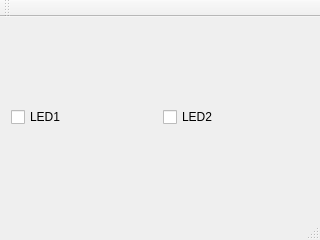
<?xml version="1.0" encoding="UTF-8"?>
<ui version="4.0">
 <class>ledtest</class>
 <widget class="QMainWindow" name="ledtest">
  <property name="geometry">
   <rect>
    <x>0</x>
    <y>0</y>
    <width>320</width>
    <height>240</height>
   </rect>
  </property>
  <property name="windowTitle">
   <string>ledtest</string>
  </property>
  <widget class="QWidget" name="centralWidget">
   <layout class="QVBoxLayout" name="verticalLayout">
    <item>
     <layout class="QGridLayout" name="gridLayout">
      <item row="0" column="1">
       <widget class="QCheckBox" name="checkBox_LED2">
        <property name="text">
         <string>LED2</string>
        </property>
       </widget>
      </item>
      <item row="0" column="0">
       <widget class="QCheckBox" name="checkBox_LED1">
        <property name="text">
         <string>LED1</string>
        </property>
       </widget>
      </item>
     </layout>
    </item>
   </layout>
  </widget>
  <widget class="QMenuBar" name="menuBar">
   <property name="geometry">
    <rect>
     <x>0</x>
     <y>0</y>
     <width>320</width>
     <height>25</height>
    </rect>
   </property>
  </widget>
  <widget class="QToolBar" name="mainToolBar">
   <attribute name="toolBarArea">
    <enum>TopToolBarArea</enum>
   </attribute>
   <attribute name="toolBarBreak">
    <bool>false</bool>
   </attribute>
  </widget>
  <widget class="QStatusBar" name="statusBar"/>
 </widget>
 <layoutdefault spacing="6" margin="11"/>
 <resources/>
 <connections/>
</ui>
